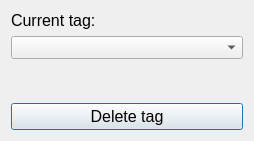
<?xml version="1.0" encoding="UTF-8"?>
<ui version="4.0">
 <class>Dialog</class>
 <widget class="QDialog" name="Dialog">
  <property name="geometry">
   <rect>
    <x>0</x>
    <y>0</y>
    <width>254</width>
    <height>141</height>
   </rect>
  </property>
  <property name="windowTitle">
   <string>Vaultary - tag delete</string>
  </property>
  <layout class="QVBoxLayout" name="verticalLayout_3">
   <item>
    <layout class="QVBoxLayout" name="verticalLayout">
     <item>
      <widget class="QLabel" name="current_tag_label">
       <property name="font">
        <font>
         <pointsize>12</pointsize>
        </font>
       </property>
       <property name="text">
        <string>Current tag:</string>
       </property>
      </widget>
     </item>
     <item>
      <widget class="QComboBox" name="current_tag_comboBox">
       <property name="font">
        <font>
         <pointsize>10</pointsize>
        </font>
       </property>
       <item>
        <property name="text">
         <string/>
        </property>
       </item>
      </widget>
     </item>
    </layout>
   </item>
   <item>
    <layout class="QVBoxLayout" name="verticalLayout_2">
     <item>
      <widget class="QLabel" name="error_label">
       <property name="font">
        <font>
         <pointsize>10</pointsize>
        </font>
       </property>
       <property name="styleSheet">
        <string notr="true">color: rgb(255, 0, 0);</string>
       </property>
       <property name="text">
        <string/>
       </property>
      </widget>
     </item>
    </layout>
   </item>
   <item>
    <layout class="QVBoxLayout" name="verticalLayout_4">
     <item>
      <widget class="QPushButton" name="delete_pushButton">
       <property name="font">
        <font>
         <pointsize>12</pointsize>
        </font>
       </property>
       <property name="text">
        <string>Delete tag</string>
       </property>
      </widget>
     </item>
    </layout>
   </item>
  </layout>
 </widget>
 <resources/>
 <connections/>
</ui>
